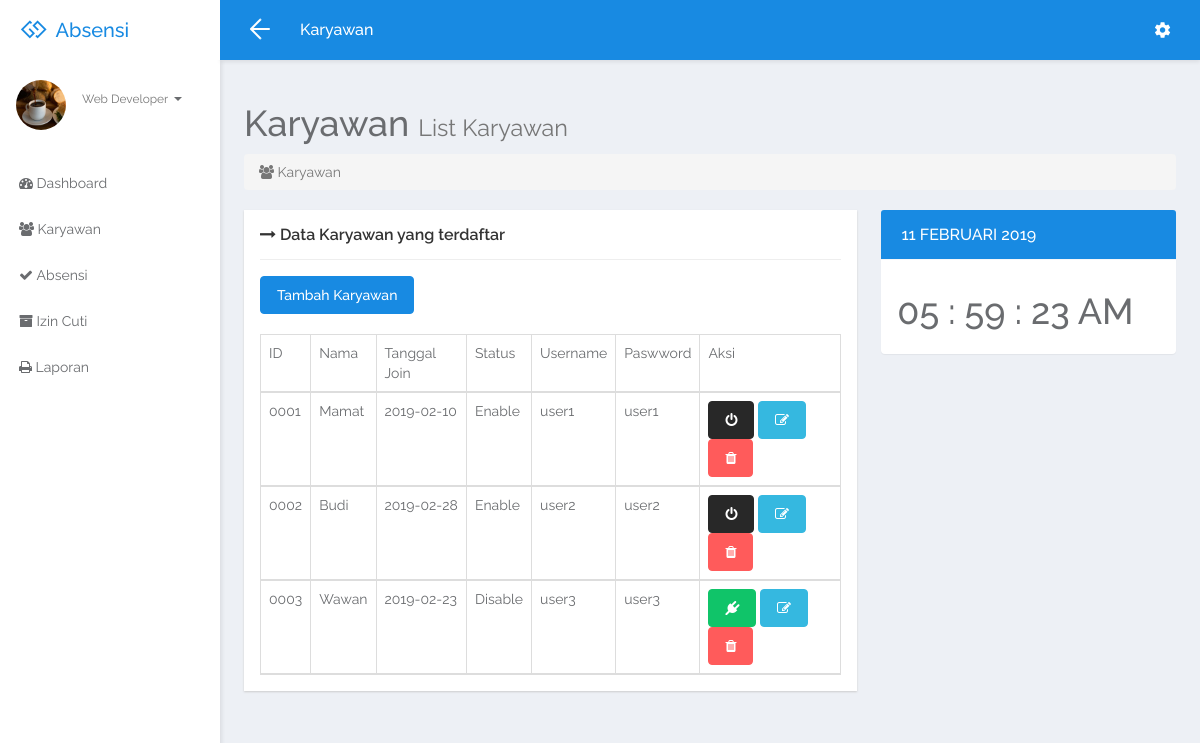
The app's page /index.php/karyawan with its own data.
### tables this page shows
CREATE TABLE `karyawan` (
  `id_tbl` int(11) NOT NULL,
  `id_kary` varchar(20) NOT NULL,
  `nama` varchar(50) NOT NULL,
  `tgl_join` date NOT NULL,
  `status` varchar(20) NOT NULL,
  `username` varchar(100) NOT NULL,
  `password` varchar(100) NOT NULL
);

### application/controllers/Karyawan.php (called while the page is built, shortened)
<?php
    class Karyawan extends CI_Controller {
        public function index()
        {
            $this->load->model('model_karyawan');
            $data['karyawan'] = $this->model_karyawan->list_karyawan()->result();
            $data['judul'] = "Karyawan";
            $this->load->view('header', $data);
            $this->load->view('karyawan', $data);
            $this->load->view('footer');
        }
    }
?>

### index.php (called while the page is built, shortened)
<?php
require_once BASEPATH.'core/CodeIgniter.php';

### application/models/model_karyawan.php (called while the page is built, shortened)
<?php
    class Model_karyawan extends CI_Model
    {
        function list_karyawan(){
            $karyawan = $this->db->get('karyawan');
            return $karyawan;
        }
    }
?>

### application/views/karyawan.php (the view, shortened to what this page needs)
<?php
  $tgl = tanggal_indo(date('Y-m-d'));
?>
      <div id="page-wrapper">
<div class="row">
  <div class="col-lg-12">
    <h1><?php echo $judul ?> <small>List <?php echo $judul ?></small></h1>
    <ol class="breadcrumb">
      <li class="active"><i class="fa fa-users"></i> <?php echo $judul ?></li>
    </ol>
  </div>
</div>
<div class="row">
  <div class="col-lg-8">
      <div class="widget google-chart">
        <header class="widget-header">
          <h4 class="widget-title"><i class="fa fa-long-arrow-right"></i> Data Karyawan yang terdaftar</h4>
        </header>
        <hr class="widget-separator"/>
        <div class="widget-body">
          <a href="<?php echo base_url().'index.php/karyawan/tambah' ?>" class="btn btn-primary">Tambah Karyawan</a><br><br>
        <table class="table table-striped dataTable table-bordered">
          <thead>
            <td>ID</td>
            <td>Nama</td>
            <td>Tanggal Join</td>
            <td>Status</td>
            <td>Username</td>
            <td>Paswword</td>
            <td>Aksi</td>
          </thead>
            <?php
              foreach ($karyawan as $k) {
                echo "<thead>";
                echo '<td>'.$k->id_kary.'</td>';
                echo '<td>'.$k->nama.'</td>';
                echo '<td>'.$k->tgl_join.'</td>';
                echo '<td>'.$k->status.'</td>';
                echo '<td>'.$k->username.'</td>';
                echo '<td>'.$k->password.'</td>';
                if ($k->status == 'Enable') {
                  echo "<td>".anchor("karyawan/disable/".$k->id_tbl, "<i class='fa fa-power-off'></i>", array('class'=>'btn btn-dark', 'data-toggle'=>'tooltip', 'data-placement'=>'top', 'data-original-title'=>'NON AKTIFKAN KARYAWAN'))." ".anchor("karyawan/edit/".$k->id_tbl, "<i class='fa fa-edit'></i>", array('class'=>'btn btn-info', 'data-toggle'=>'tooltip', 'data-placement'=>'top', 'data-original-title'=>'EDIT KARYAWAN'))." ".anchor("karyawan/hapus/".$k->id_tbl, "<i class='fa fa-trash'></i>", array('class'=>'btn btn-danger', 'data-toggle'=>'tooltip', 'data-placement'=>'top', 'data-original-title'=>'HAPUS KARYAWAN'))." ";
                } else {
                  echo "<td>".anchor("karyawan/enable/".$k->id_tbl, "<i class='fa fa-plug'></i>", array('class'=>'btn btn-success', 'data-toggle'=>'tooltip', 'data-placement'=>'top', 'data-original-title'=>'AKTIFKAN KARYAWAN'))." ".anchor("karyawan/edit/".$k->id_tbl, "<i class='fa fa-edit'></i>", array('class'=>'btn btn-info', 'data-toggle'=>'tooltip', 'data-placement'=>'top', 'data-original-title'=>'EDIT KARYAWAN'))." ".anchor("karyawan/hapus/".$k->id_tbl, "<i class='fa fa-trash'></i>", array('class'=>'btn btn-danger', 'data-toggle'=>'tooltip', 'data-placement'=>'top', 'data-original-title'=>'HAPUS KARYAWAN'))." ";
                }
                echo "</thead>";
              }
            ?>
        </table>
      </div>
    </div>
  </div>
  <div class="col-lg-4">
    <div class="panel panel-primary">
      <div class="panel-heading">
        <h3 class="panel-title"><i class="fa fa-watch"></i> <?php echo $tgl ?></h3>
      </div>
      <div class="panel-body">
          <h1 id="time"></h1>
      </div>
    </div>
  </div>
</div>
</div>
</div>

### records on screen
karyawan: id_kary "0001", nama "Mamat", tgl_join "2019-02-10", status "Enable", username "user1", password "user1"
karyawan: id_kary "0002", nama "Budi", tgl_join "2019-02-28", status "Enable", username "user2", password "user2"
karyawan: id_kary "0003", nama "Wawan", tgl_join "2019-02-23", status "Disable", username "user3", password "user3"

### other values on screen
$judul "Karyawan"
$tgl "11 FEBRUARI 2019"
